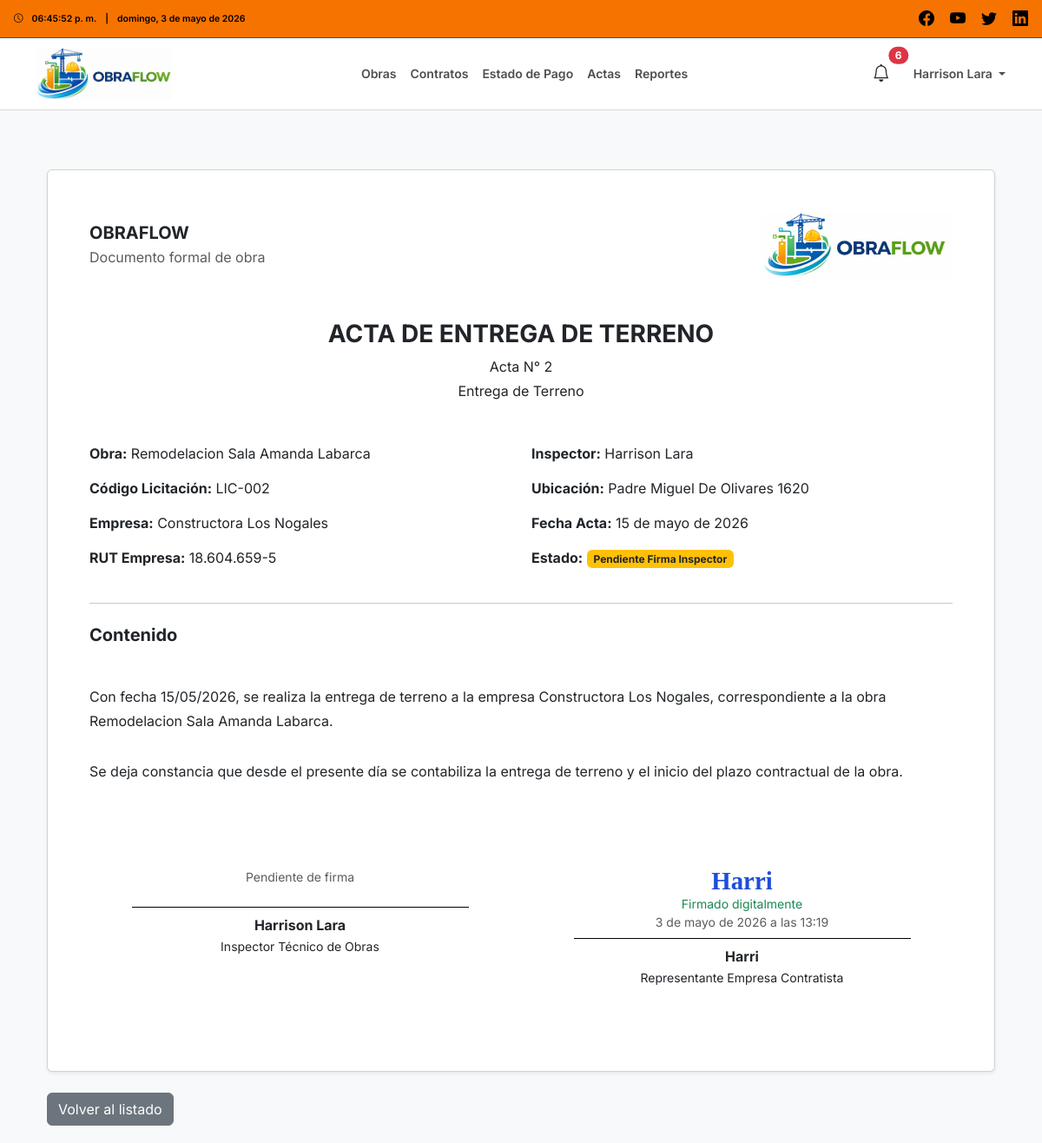
The app's page /documentos/10/ (signed in) with its own data.
### users/models.py (models this page shows, shortened)
class User(AbstractUser):
    class Roles(models.TextChoices):
        ADMIN = 'ADMIN', 'Administrador'
        INSPECTOR = 'INSPECTOR', 'Inspector'
        CONTRATISTA = 'CONTRATISTA', 'Empresa Contratista'
    role = models.CharField(
        max_length=20,
        choices=Roles.choices,
        default=Roles.CONTRATISTA
    )

### actas/models.py (models this page shows, shortened)
class ConfiguracionActa(models.Model):
    nombre_mandante = models.CharField(max_length=255, blank=True, null=True)
    logo_mandante = models.ImageField(upload_to='actas/logos/', blank=True, null=True)
    class Meta:
        verbose_name = 'Configuración de Actas'
        verbose_name_plural = 'Configuración de Actas'

class Acta(models.Model):
    TIPO_ACTA_CHOICES = [
        ('ENTREGA_TERRENO', 'Entrega de Terreno'),
        ('RECEPCION_OBS', 'Recepción con Observaciones'),
        ('RECEPCION_OK', 'Recepción sin Observaciones'),
    ]
    ESTADO_CHOICES = [
        ('PENDIENTE', 'Pendiente por Firmar'),
        ('PENDIENTE_EMPRESA', 'Pendiente Firma Empresa'),
        ('PENDIENTE_INSPECTOR', 'Pendiente Firma Inspector'),
        ('FIRMADA', 'Firmada'),
    ]
    obra = models.ForeignKey(
        Obra,
        on_delete=models.CASCADE,
        related_name='actas'
    )
    tipo_acta = models.CharField(
        max_length=30,
        choices=TIPO_ACTA_CHOICES
    )
    numero_acta = models.PositiveIntegerField()
    fecha_acta = models.DateField()
    titulo = models.CharField(max_length=255)
    cuerpo_acta = models.TextField()
    observaciones = models.TextField(blank=True, null=True)
    estado = models.CharField(
        max_length=30,
        choices=ESTADO_CHOICES,
        default='PENDIENTE'
    )
    nombre_obra = models.CharField(max_length=255)
    codigo_licitacion = models.CharField(max_length=100)
    nombre_empresa = models.CharField(max_length=255)
    rut_empresa = models.CharField(max_length=100, blank=True, null=True)
    nombre_inspector = models.CharField(max_length=255)
    ubicacion_obra = models.CharField(max_length=255, blank=True, null=True)
    firma_inspector_texto = models.CharField(max_length=255)
    firma_empresa_texto = models.CharField(max_length=255)
    firmado_inspector = models.BooleanField(default=False)
    firmado_empresa = models.BooleanField(default=False)
    fecha_firma_inspector = models.DateTimeField(blank=True, null=True)
    fecha_firma_empresa = models.DateTimeField(blank=True, null=True)
    usuario_firma_inspector = models.ForeignKey(
        settings.AUTH_USER_MODEL,
        on_delete=models.SET_NULL,
        blank=True,
        null=True,
        related_name='actas_firmadas_como_inspector'
    )
    usuario_firma_empresa = models.ForeignKey(
        settings.AUTH_USER_MODEL,
        on_delete=models.SET_NULL,
        blank=True,
        null=True,
        related_name='actas_firmadas_como_empresa'
    )
    fecha_creacion = models.DateTimeField(auto_now_add=True)
    class Meta:
        verbose_name = 'Acta'
        verbose_name_plural = 'Actas'
        ordering = ['-fecha_acta', '-id']
        unique_together = ('obra', 'numero_acta')

### core/views.py (the view)
# urls.py: path('documentos/<int:documento_id>/', documentos_detalle, name='documentos_detalle'),
@login_required(login_url='login')
def documentos_detalle(request, documento_id):
    user = request.user
    if user.role == 'CONTRATISTA':
        documento = get_object_or_404(
            Acta,
            id=documento_id,
            obra__empresa=user
        )
    elif user.role == 'INSPECTOR':
        documento = get_object_or_404(
            Acta,
            id=documento_id,
            obra__inspector=user
        )
    else:
        return HttpResponseForbidden('No tienes permiso para ver este documento.')
    config_acta = ConfiguracionActa.objects.first()
    return render(request, 'documentos/detalle.html', {
        'documento': documento,
        'config_acta': config_acta,
    })

### core/context_processors.py (called while the page is built)
def nombre_usuario(usuario):
    if not usuario:
        return ""
    nombre = f"{getattr(usuario, 'first_name', '')} {getattr(usuario, 'last_name', '')}".strip()
    if nombre:
        return nombre
    return getattr(usuario, 'username', '') or ""

### trabajadores/models.py (called while the page is built)
    @property
    def documentos_completos(self):
        return hasattr(self, 'documentos') and all([
            self.documentos.carnet_identidad,
            self.documentos.certificado_antecedentes,
            self.documentos.contrato_trabajo,
        ])

### templates/documentos/detalle.html (shortened to what this page needs)
{% extends 'base.html' %}
{% load static %}
{% block content %}
<div class="container mt-4">
    <div class="card shadow-sm">
        <div class="card-body p-5">
            <div class="d-flex justify-content-between align-items-center mb-5 flex-wrap gap-3">
                <div>
                    {% if config_acta and config_acta.nombre_mandante %}
                        <h5 class="fw-bold mb-1">{{ config_acta.nombre_mandante }}</h5>
                    {% endif %}
                    <p class="mb-0 text-muted">Documento formal de obra</p>
                </div>
                {% if config_acta and config_acta.logo_mandante %}
                    <img src="{{ config_acta.logo_mandante.url }}"
                         alt="Logo Mandante"
                         style="max-height: 90px; max-width: 220px; object-fit: contain;">
                {% endif %}
            </div>
            <div class="text-center mb-5">
                <h3 class="fw-bold">{{ documento.titulo }}</h3>
                <p class="mb-1">Acta N° {{ documento.numero_acta }}</p>
                <p class="mb-0">{{ documento.get_tipo_acta_display }}</p>
            </div>
            <div class="row mb-4">
                <div class="col-md-6">
                    <p><strong>Obra:</strong> {{ documento.nombre_obra }}</p>
                    <p><strong>Código Licitación:</strong> {{ documento.codigo_licitacion }}</p>
                    <p><strong>Empresa:</strong> {{ documento.nombre_empresa }}</p>
                    <p><strong>RUT Empresa:</strong> {{ documento.rut_empresa }}</p>
                </div>
                <div class="col-md-6">
                    <p><strong>Inspector:</strong> {{ documento.nombre_inspector }}</p>
                    <p><strong>Ubicación:</strong> {{ documento.ubicacion_obra }}</p>
                    <p><strong>Fecha Acta:</strong> {{ documento.fecha_acta }}</p>
                    <p>
                        <strong>Estado:</strong>
                        <span class="badge
                            {% if documento.estado == 'FIRMADA' %}
                                bg-success
                            {% elif documento.estado == 'PENDIENTE_EMPRESA' %}
                                bg-warning text-dark
                            {% elif documento.estado == 'PENDIENTE_INSPECTOR' %}
                                bg-warning text-dark
                            {% elif documento.estado == 'PENDIENTE' %}
                                bg-secondary
                            {% endif %}">
                        {{ documento.get_estado_display }}
                    </span>
                    </p>
                </div>
            </div>
            <hr class="my-4">
            <div class="mb-5">
                <h5 class="fw-bold mb-3">Contenido</h5>
                <div style="white-space: pre-line; line-height: 1.8;">
                    {{ documento.cuerpo_acta }}
                </div>
            </div>
            <div class="row mt-5 pt-5 text-center">
                <div class="col-md-6 mb-5">
                    {% if documento.firmado_inspector %}
                        <div class="mb-2">
                            <div class="firma-digital-texto">
                                {{ documento.firma_inspector_texto }}
                            </div>
                            <small class="text-success d-block">
                                Firmado digitalmente
                            </small>
                            <small class="text-muted d-block">
                                {{ documento.fecha_firma_inspector }}
                            </small>
                        </div>
                    {% else %}
                        <div class="mb-4 text-muted small">
                            Pendiente de firma
                        </div>
                    {% endif %}
                    <div style="border-top: 1px solid #000; width: 80%; margin: auto;"></div>
                    <p class="mt-2 mb-0 fw-bold">{{ documento.firma_inspector_texto }}</p>
                    <small>Inspector Técnico de Obras</small>
                </div>
                <div class="col-md-6 mb-5">
                    {% if documento.firmado_empresa %}
                        <div class="mb-2">
                            <div class="firma-digital-texto">
                                {{ documento.firma_empresa_texto }}
                            </div>
                            <small class="text-success d-block">
                                Firmado digitalmente
                            </small>
                            <small class="text-muted d-block">
                                {{ documento.fecha_firma_empresa }}
                            </small>
                        </div>
                    {% else %}
                        <div class="mb-4 text-muted small">
                            Pendiente de firma
                        </div>
                    {% endif %}
                    <div style="border-top: 1px solid #000; width: 80%; margin: auto;"></div>
                    <p class="mt-2 mb-0 fw-bold">{{ documento.firma_empresa_texto }}</p>
                    <small>Representante Empresa Contratista</small>
                </div>
            </div>
        </div>
    </div>
    <div class="mt-4 d-flex gap-2 flex-wrap">
        <a href="{% url 'documentos' %}" class="btn btn-secondary">
            Volver al listado
        </a>
    </div>
</div>
{% endblock %}

### templates/partials/navbar_inspector.html (shortened to what this page needs)
{% load static %}
<div class="top-bar-inspector d-flex justify-content-between align-items-center px-3">
    <div class="hora-info d-flex align-items-center flex-nowrap small">
        <i class="bi bi-clock me-2"></i>
        <span id="topbarClockInspector" class="me-2">--:--:--</span>
        <span class="me-2">|</span>
        <span id="topbarDateInspector" class="text-truncate">--</span>
    </div>
    <div class="social-icons">
        <a href="#"><i class="bi bi-facebook"></i></a>
        <a href="#"><i class="bi bi-youtube"></i></a>
        <a href="#"><i class="bi bi-twitter"></i></a>
        <a href="#"><i class="bi bi-linkedin"></i></a>
    </div>
</div>
<nav class="navbar navbar-expand-lg navbar-light navbar-inspector">
    <div class="container">
        <a class="navbar-brand d-flex align-items-center" href="{% url 'dashboard_inspector' %}">
            <img src="{% static 'images/logo_navbar.jpeg' %}" alt="OBRAFLOW" class="logo">
        </a>
        <div class="collapse navbar-collapse" id="navbarNavInspector">
            <ul class="navbar-nav mx-auto">
                <li class="nav-item"><a class="nav-link" href="{% url 'obras' %}">Obras</a></li>
                <li class="nav-item"><a class="nav-link" href="{% url 'contratos' %}">Contratos</a></li>
                <li class="nav-item"><a class="nav-link" href="{% url 'edp' %}">Estado de Pago</a></li>
                <li class="nav-item"><a class="nav-link" href="{% url 'actas' %}">Actas</a></li>
                <li class="nav-item"><a class="nav-link" href="{% url 'reportes_index' %}">Reportes</a></li>
            </ul>
            <div class="nav-icons d-flex align-items-center gap-3">
                <button class="btn btn-link nav-alert-btn position-relative"
                        type="button"
                        data-bs-toggle="offcanvas"
                        data-bs-target="#offcanvasAlertasInspector">
                    <i class="bi bi-bell fs-5"></i>
                    {% if nav_total_alertas > 0 %}
                    <span class="position-absolute top-0 start-100 translate-middle badge rounded-pill bg-danger">
                        {{ nav_total_alertas }}
                    </span>
                    {% endif %}
                </button>
                <div class="dropdown">
                    <a class="nav-link dropdown-toggle"
                       href="#"
                       role="button"
                       data-bs-toggle="dropdown"
                       aria-expanded="false">
                        {% if request.user.first_name %}
                            {{ request.user.first_name }} {{ request.user.last_name }}
                        {% else %}
                            {{ request.user.username }}
                        {% endif %}
                    </a>
                </div>
            </div>
        </div>
    </div>
</nav>

### static/css/styles.css (style rules this page uses)
body { font-family: 'Inter', sans-serif; background-color: #f8f9fa; margin: 0; padding: 0; }
.top-bar-inspector { background-color: #f77300; color: black; font-size: 12px; font-weight: 600; padding: 8px 15px; }
.top-bar-inspector .hora-info, .top-bar-empresa .hora-info { display: flex; align-items: center; gap: 2px; }
.top-bar-inspector .social-icons a, .top-bar-empresa .social-icons a { color: black; font-size: 18px; margin-left: 15px; text-decoration: none; transition: color 0.2s ease-in-out; }
.navbar-inspector { background-color: #ffffff; border-top: 1px solid #4e4e4e; border-bottom: 1px solid #d9d9d9; min-height: 70px; padding-top: 6px; padding-bottom: 6px; }
.logo { height: 100%; max-height: 60px; width: auto; object-fit: contain; display: block; }
.navbar-inspector .nav-link { color: #4e4e4e; font-weight: 600; font-size: 14px; transition: color 0.2s ease-in-out; white-space: nowrap; }
.nav-icons { display: flex; align-items: center; gap: 20px; }
.nav-alert-btn { color: #212529; text-decoration: none; padding: 6px 10px; }
.firma-digital-texto { font-family: "Brush Script MT", "Segoe Script", cursive; font-size: 1.8rem; font-weight: 600; color: #1d4ed8; line-height: 1.1; }

### records on screen
User: user.first_name "Harrison", user.last_name "Lara"
ConfiguracionActa: nombre_mandante "OBRAFLOW", logo_mandante (picture)
Acta: titulo "ACTA DE ENTREGA DE TERRENO", numero_acta "2", tipo_acta "Entrega de Terreno", nombre_obra "Remodelacion Sala Amanda Labarca", codigo_licitacion "LIC-002", nombre_empresa "Constructora Los Nogales", rut_empresa "18.604.659-5", nombre_inspector "Harrison Lara", ubicacion_obra "Padre Miguel De Olivares 1620", fecha_acta "15 de mayo de 2026", estado "Pendiente Firma Inspector", cuerpo_acta "Con fecha 15/05/2026, se realiza la entrega de terreno a la empresa Constructora Los Nogales, correspondiente a la obra Remodelacion Sala Amanda Labarca. Se deja constancia que desde el presente día se contabiliza la entrega de terreno y el inicio del plazo contractual de la obra.", firma_inspector_texto "Harrison Lara", firma_empresa_texto "Harri", fecha_firma_empresa "3 de mayo de 2026 a las 13:19"

### other values on screen
{{ nav_total_alertas }} "6"
